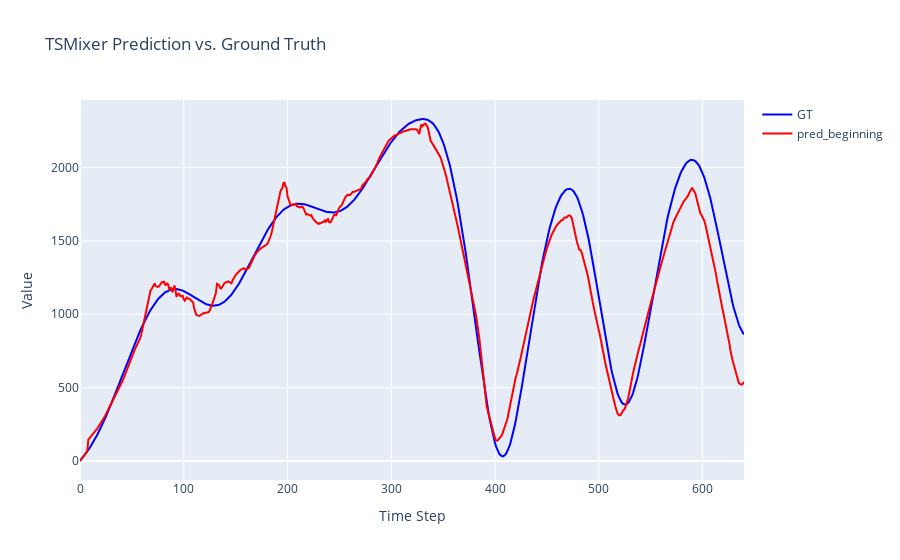
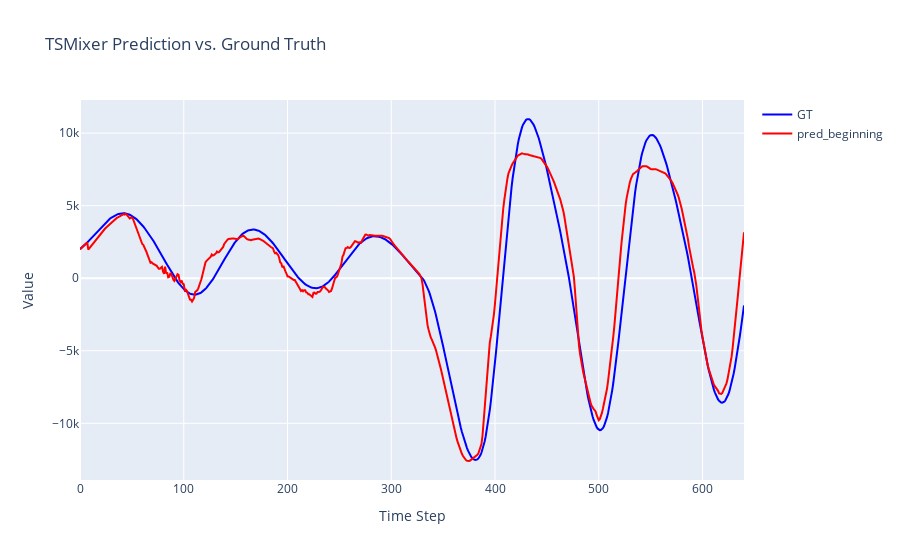
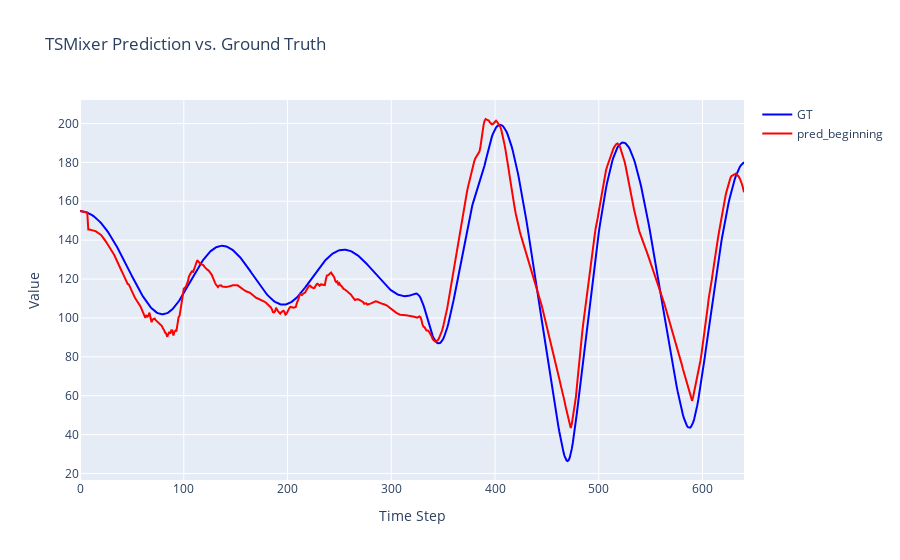
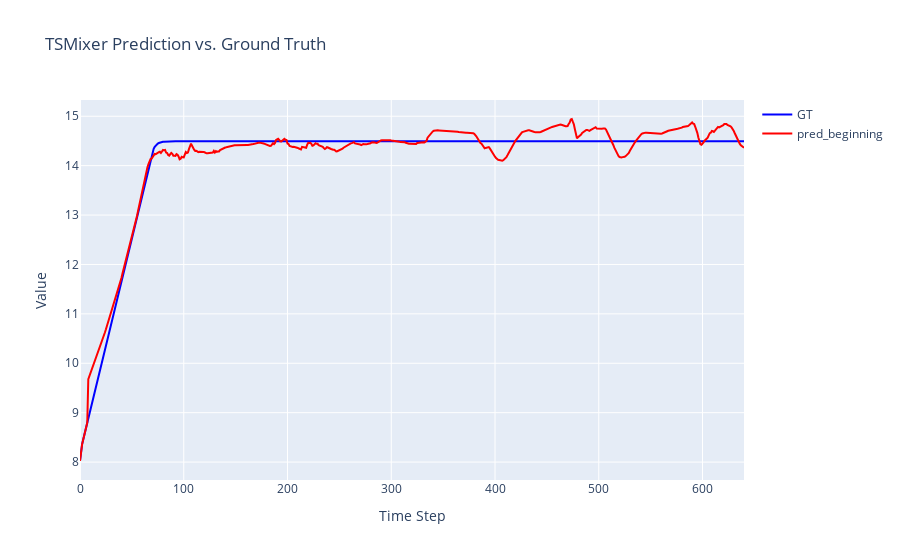

Notebook cell for these charts, in order:
### Code cell
# 使用模型进行对全部数据进行时序预测
'''
分割比例：训练集+验证集+测试集=0.7+0.2+0.1
'''
filepath = ('../Dataset/Simulate_Data/set_1/File_indexed.xlsx')
df_raw = pd.read_excel(filepath)
df = df_raw.set_index('TIME') # 以时间步为编号变量

GT = np.array(df)
# print(GT.shape)

scaler = StandardScaler()
GT_scaled = scaler.fit_transform(GT)

pred_scaled = None
for start in range(0, GT_scaled.shape[0] - seq_len):
    input = torch.from_numpy(GT_scaled[start:start+seq_len].astype(np.float32)).to(device)
    input = input.unsqueeze(0)
    output = model(input)
    output = output.to('cpu').detach().numpy()[0]
    # print(pred_results.shape)
    if start == 0:
        pred_scaled = np.vstack((GT_scaled[:seq_len], output[0, :]))
        # print(test_X_pred.shape)
    else:
        pred_scaled = np.vstack((pred_scaled, output[0, :]))
    # break
# print(pred.shape)
        
# 以训练集的均值和方差还原为原始量纲
pred = scaler.inverse_transform(pred_scaled)

import plotly.graph_objects as go

# 交互式可视化
for idx in range(len(cols_to_plot)):
    fig = go.Figure()
    # fig.add_trace(go.Scatter(y=test_X_origin[:decay_steps+pred_steps, idx], mode='lines', name = 'GT', line = dict(color='blue')))
    fig.add_trace(go.Scatter(y=GT[:, idx], mode='lines', name = 'GT', line = dict(color='blue')))
    fig.add_trace(go.Scatter(y=pred[:, idx], mode='lines', name = 'pred_beginning', line = dict(color='red')))
    fig.update_layout(
        title=f'TSMixer Prediction vs. Ground Truth',
        xaxis_title='Time Step',
        yaxis_title='Value'
    )
    fig.show()

### Figure 1 — Plotly figure (JSON) as saved in the notebook; plotly's stock layout.template omitted (floating-point values rounded to 4 significant figures; data arrays with more than 128 entries replaced by an {"elided": "..."} marker saying what was removed)
{"data": [{"line": {"color": "blue"}, "mode": "lines", "name": "GT", "type": "scatter", "y": {"elided": "641 float values"}}, {"line": {"color": "red"}, "mode": "lines", "name": "pred_beginning", "type": "scatter", "y": {"elided": "641 float values"}}], "layout": {"title": {"text": "TSMixer Prediction vs. Ground Truth"}, "xaxis": {"title": {"text": "Time Step"}}, "yaxis": {"title": {"text": "Value"}}}}

### Figure 2 — Plotly figure (JSON) as saved in the notebook; plotly's stock layout.template omitted (floating-point values rounded to 4 significant figures; data arrays with more than 128 entries replaced by an {"elided": "..."} marker saying what was removed)
{"data": [{"line": {"color": "blue"}, "mode": "lines", "name": "GT", "type": "scatter", "y": {"elided": "641 float values"}}, {"line": {"color": "red"}, "mode": "lines", "name": "pred_beginning", "type": "scatter", "y": {"elided": "641 float values"}}], "layout": {"title": {"text": "TSMixer Prediction vs. Ground Truth"}, "xaxis": {"title": {"text": "Time Step"}}, "yaxis": {"title": {"text": "Value"}}}}

### Figure 3 — Plotly figure (JSON) as saved in the notebook; plotly's stock layout.template omitted (floating-point values rounded to 4 significant figures; data arrays with more than 128 entries replaced by an {"elided": "..."} marker saying what was removed)
{"data": [{"line": {"color": "blue"}, "mode": "lines", "name": "GT", "type": "scatter", "y": {"elided": "641 float values"}}, {"line": {"color": "red"}, "mode": "lines", "name": "pred_beginning", "type": "scatter", "y": {"elided": "641 float values"}}], "layout": {"title": {"text": "TSMixer Prediction vs. Ground Truth"}, "xaxis": {"title": {"text": "Time Step"}}, "yaxis": {"title": {"text": "Value"}}}}

### Figure 4 — Plotly figure (JSON) as saved in the notebook; plotly's stock layout.template omitted (floating-point values rounded to 4 significant figures; data arrays with more than 128 entries replaced by an {"elided": "..."} marker saying what was removed)
{"data": [{"line": {"color": "blue"}, "mode": "lines", "name": "GT", "type": "scatter", "y": {"elided": "641 float values"}}, {"line": {"color": "red"}, "mode": "lines", "name": "pred_beginning", "type": "scatter", "y": {"elided": "641 float values"}}], "layout": {"title": {"text": "TSMixer Prediction vs. Ground Truth"}, "xaxis": {"title": {"text": "Time Step"}}, "yaxis": {"title": {"text": "Value"}}}}
